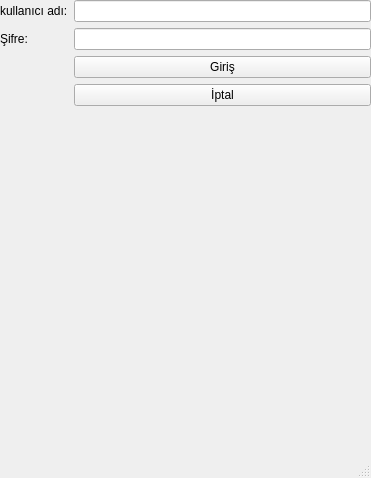
<?xml version="1.0" encoding="UTF-8"?>
<ui version="4.0">
 <class>MainWindow</class>
 <widget class="QMainWindow" name="MainWindow">
  <property name="geometry">
   <rect>
    <x>0</x>
    <y>0</y>
    <width>371</width>
    <height>478</height>
   </rect>
  </property>
  <property name="windowTitle">
   <string>MainWindow</string>
  </property>
  <widget class="QWidget" name="centralwidget">
   <widget class="QWidget" name="formLayoutWidget">
    <property name="geometry">
     <rect>
      <x>0</x>
      <y>0</y>
      <width>371</width>
      <height>461</height>
     </rect>
    </property>
    <layout class="QFormLayout" name="formLayout">
     <item row="0" column="0">
      <widget class="QLabel" name="label">
       <property name="text">
        <string>kullanıcı adı:</string>
       </property>
      </widget>
     </item>
     <item row="0" column="1">
      <widget class="QLineEdit" name="txtKullaniciAdi"/>
     </item>
     <item row="1" column="0">
      <widget class="QLabel" name="label_2">
       <property name="text">
        <string>Şifre:</string>
       </property>
      </widget>
     </item>
     <item row="1" column="1">
      <widget class="QLineEdit" name="txtSifre">
       <property name="echoMode">
        <enum>QLineEdit::Password</enum>
       </property>
      </widget>
     </item>
     <item row="2" column="1">
      <widget class="QPushButton" name="btGiris">
       <property name="text">
        <string>Giriş</string>
       </property>
      </widget>
     </item>
     <item row="3" column="1">
      <widget class="QPushButton" name="btIptal">
       <property name="text">
        <string>İptal</string>
       </property>
      </widget>
     </item>
     <item row="4" column="1">
      <widget class="QLabel" name="lblSonuc">
       <property name="text">
        <string/>
       </property>
      </widget>
     </item>
    </layout>
   </widget>
  </widget>
  <widget class="QMenuBar" name="menubar">
   <property name="geometry">
    <rect>
     <x>0</x>
     <y>0</y>
     <width>371</width>
     <height>21</height>
    </rect>
   </property>
  </widget>
  <widget class="QStatusBar" name="statusbar"/>
 </widget>
 <resources/>
 <connections/>
</ui>
